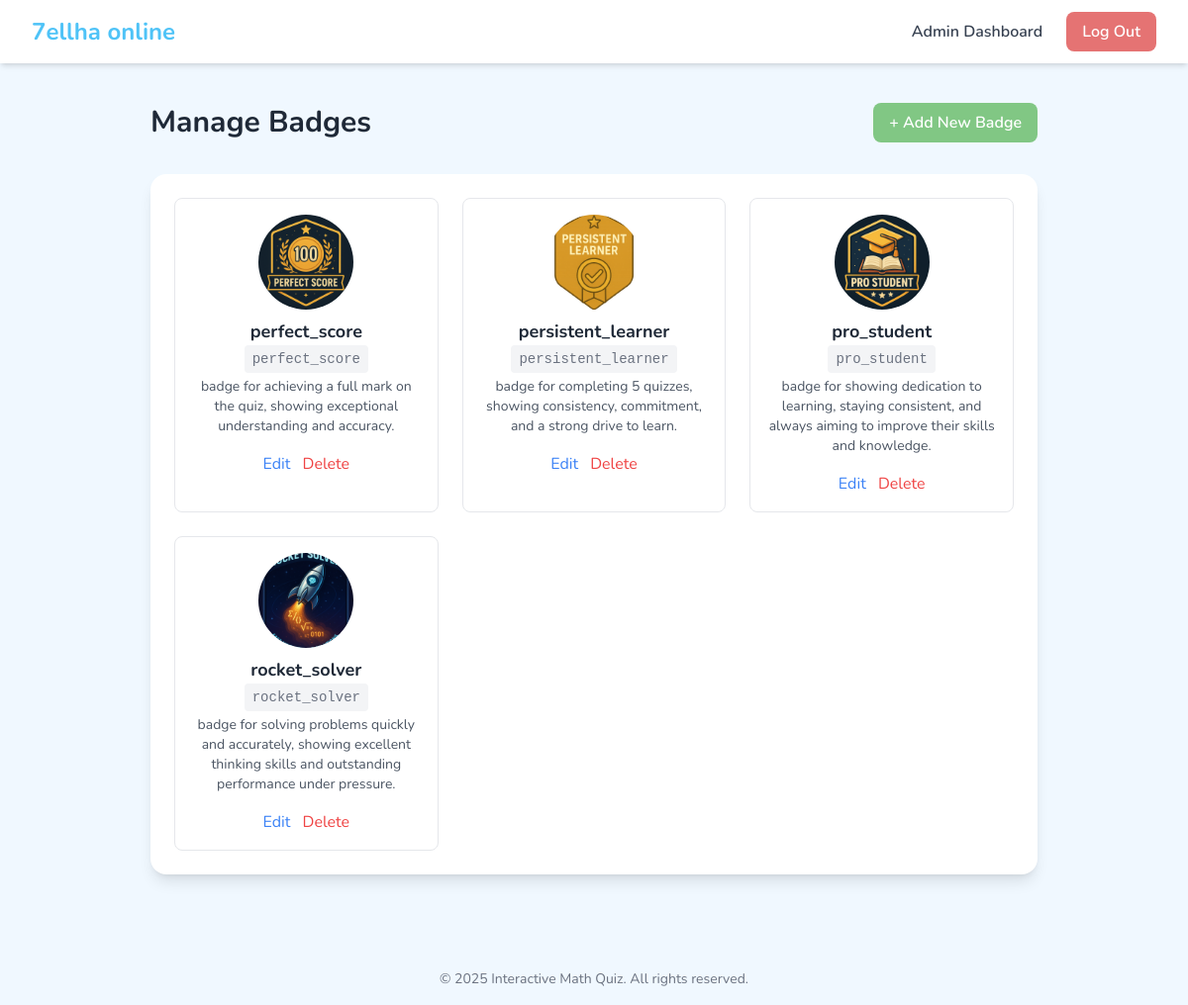
Screenshot of /management/badges/ (signed in) with the database file from the repository.
### apps/quizzes/models.py (models this page shows, shortened)
class Badge(models.Model):
    name = models.CharField(max_length=100, unique=True)
    description = models.TextField()
    icon = models.ImageField(upload_to='badge_icons/', help_text="Upload an icon for the badge.")
    slug = models.SlugField(unique=True, help_text="A unique key for the badge, e.g., 'perfect_score'.")

### apps/dashboard/views.py (the view)
# urls.py: path('badges/', BadgeListView.as_view(), name='badge_list'),
class BadgeListView(AdminRequiredMixin, ListView):
    model = Badge
    template_name = 'dashboard/badge_list.html'
    context_object_name = 'badges'
    ordering = ['name']

### apps/dashboard/views.py (called while the page is built)
def is_admin(user):
    return user.is_authenticated and user.user_type == 'ADMIN'

    def test_func(self):
        return is_admin(self.request.user)

### apps/core/templates/dashboard/badge_list.html (shortened to what this page needs)
{% extends "base.html" %}
{% block content %}
<div class="max-w-4xl mx-auto">
    <div class="flex justify-between items-center mb-8">
        <h1 class="text-3xl font-bold text-gray-800">Manage Badges</h1>
        <a href="{% url 'dashboard:badge_add' %}" class="px-4 py-2 bg-brand-green text-white font-semibold rounded-lg hover:bg-opacity-90 transition">
            + Add New Badge
        </a>
    </div>
    <div class="bg-white rounded-2xl shadow-lg p-6">
        <div class="grid grid-cols-1 md:grid-cols-3 gap-6">
            {% for badge in badges %}
            <div class="border rounded-lg p-4 text-center">
                <img src="{{ badge.icon.url }}" alt="{{ badge.name }}" class="h-24 w-24 mx-auto rounded-full object-cover">
                <h3 class="font-bold text-lg mt-2">{{ badge.name }}</h3>
                <p class="text-sm text-gray-500 font-mono bg-gray-100 rounded px-2 py-1 inline-block">{{ badge.slug }}</p>
                <p class="text-sm text-gray-600 mt-1">{{ badge.description }}</p>
                <div class="mt-4 space-x-2">
                    <a href="{% url 'dashboard:badge_edit' pk=badge.pk %}" class="text-blue-500 hover:underline">Edit</a>
                    <a href="{% url 'dashboard:badge_delete' pk=badge.pk %}" class="text-red-500 hover:underline">Delete</a>
                </div>
            </div>
            {% empty %}
            <p class="col-span-full text-center py-8 text-gray-500">No badges have been created yet.</p>
            {% endfor %}
        </div>
    </div>
</div>
{% endblock %}

### apps/core/templates/base.html (shortened to what this page needs)
{% load static %}
<!DOCTYPE html>
<html lang="en">
<head>
    <script src="https://cdn.tailwindcss.com"></script>
</head>
<body class="antialiased text-gray-800">
    <nav x-data="{ isOpen: false }" class="bg-white shadow-md sticky top-0 z-50">
        <div class="max-w-7xl mx-auto px-4 sm:px-6 lg:px-8">
            <div class="flex items-center justify-between h-16">
                <div class="flex-shrink-0">
                    <a href="{% url 'core:home' %}" class="text-2xl font-bold text-brand-light-blue">
                        7ellha online
                    </a>
                </div>
                <div class="hidden md:flex items-center space-x-6">
                    {% if user.is_authenticated %}
                        {% if user.user_type == 'ADMIN' %}
                            <a href="{% url 'dashboard:home' %}" class="font-semibold text-gray-700 hover:text-brand-light-blue">Admin Dashboard</a>
                        {% endif %}
                        <form action="{% url 'users:logout' %}" method="post" class="inline">
                            <button type="submit" class="py-2 px-4 bg-brand-red text-white font-semibold rounded-lg hover:bg-opacity-90 transition">Log Out</button>
                        </form>
                    {% else %}
                        <a href="{% url 'users:login' %}" class="font-semibold text-gray-700 hover:text-brand-light-blue">Log In</a>
                    {% endif %}
                </div>
            </div>
        </div>
    </nav>
    <main class="py-10 px-4 sm:px-6 lg:px-8">
        <div class="max-w-7xl mx-auto">
            {% block content %}
            {% endblock %}
        </div>
    </main>
    <footer class="text-center py-4 mt-10 text-gray-500 text-sm">
        <p>&copy; {% now "Y" %} Interactive Math Quiz. All rights reserved.</p>
    </footer>
</body>
</html>

### apps/core/templates/base.html (style rules this page uses)
body { font-family: 'Nunito', sans-serif; background-color: #f0f8ff; }
.text-brand-light-blue { color: #4fc3f7; }
.bg-brand-green { background-color: #81c784; }
.bg-brand-red { background-color: #e57373; }

### rows the page displays
Badge: icon (picture), name "perfect_score", slug "perfect_score", description "badge for achieving a full mark on the quiz, showing exceptional understanding and accuracy."
Badge: icon (picture), name "persistent_learner", slug "persistent_learner", description "badge for completing 5 quizzes, showing consistency, commitment, and a strong drive to learn."
Badge: icon (picture), name "pro_student", slug "pro_student", description "badge for showing dedication to learning, staying consistent, and always aiming to improve their skills and knowledge."
Badge: icon (picture), name "rocket_solver", slug "rocket_solver", description "badge for solving problems quickly and accurately, showing excellent thinking skills and outstanding performance under pressure."
